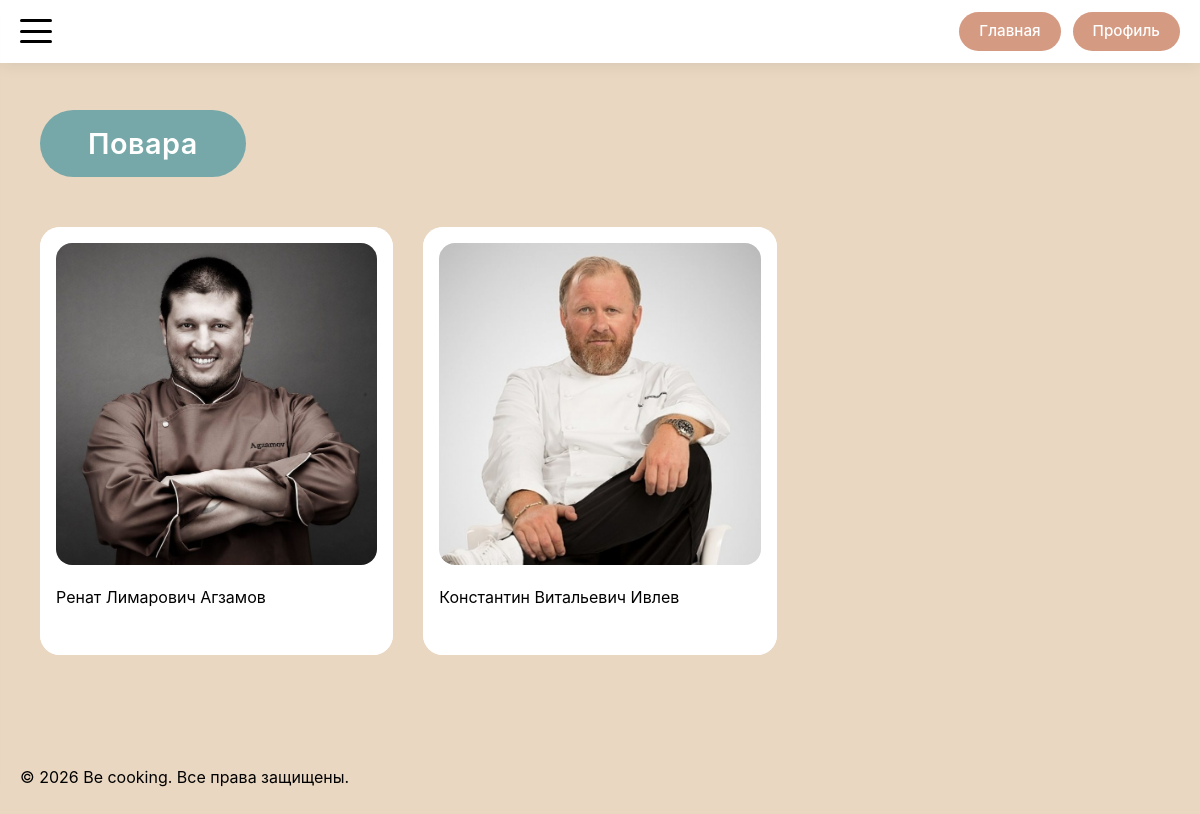
/chefs (signed in), run on the app's committed database.
### models.py (models this page shows)
class Chef(db.Model):
    __tablename__ = 'chef'
    id = db.Column(db.Integer, primary_key=True)
    name = db.Column(db.String(70), nullable=False)
    description = db.Column(db.Text, nullable=False)
    image_url = db.Column(db.String(300))
    tags = db.Column(db.JSON)  # Хранит массив строк: ["итальянская", "французская"]
    created_at = db.Column(db.DateTime, default=datetime.utcnow)
    user_id = db.Column(db.Integer, db.ForeignKey('user.id'), nullable=False)
    ratings = db.relationship('ChefRating', backref='chef', lazy='dynamic', cascade='all, delete-orphan')

### routes/chef_routes.py (the view)
@app.route('/chefs')
def chefs():
    page = request.args.get('page', 1, type=int)
    category = request.args.get('category', type=str)
    per_page = 21
    query = Chef.query.order_by(Chef.created_at.desc())
    if category:
        query = query.filter(Chef.tags.contains(category.lower()))
    pagination = query.paginate(page=page, per_page=per_page, error_out=False)
    adapted_chefs = [adapt_chef_for_template(c) for c in pagination.items]
    return render_template(
        'chefs/chefs.html',
        chefs=adapted_chefs,
        current_page=page,
        has_next=pagination.has_next,
        current_category=category
    )

### app.py (called while the page is built)
@login_manager.user_loader
def load_user(user_id):
    return User.query.get(int(user_id))

@app.context_processor
def inject_enums():
    return dict(UserRoleEnum=UserRoleEnum)

### routes/chef_routes.py (called while the page is built)
def adapt_chef_for_template(chef):
    if chef:
        chef.photo_url = chef.image_url
        chef.bio = chef.description
        avg_rating = db.session.query(func.avg(ChefRating.rating)).filter(ChefRating.chef_id == chef.id).scalar()
        chef.average_rating = round(avg_rating, 1) if avg_rating else 0.0
        chef.average_rating_raw = avg_rating if avg_rating else 0.0  # Для JS с половинками
        chef.ratings_count = chef.ratings.count()
        chef.user_rating = None
        if current_user.is_authenticated:
            existing_rating = chef.ratings.filter_by(user_id=current_user.id).first()
            if existing_rating:
                chef.user_rating = existing_rating.rating
    return chef

### templates/chefs/chefs.html (shortened to what this page needs)
{% extends 'base/base.html' %}
{% block main_class %}gallery-main{% endblock %}
{% block container_class %}gallery-container{% endblock %}
{% block content %}
<div class="gallery-header-wrapper" style="display: flex; justify-content: space-between; align-items: center;">
    <h1 class="gallery-title">Повара</h1>
</div>
<div class="gallery-grid">
    {% for chef in chefs %}
        {% with
            title = chef.name,
            image_url = chef.photo_url,
            detail_endpoint = 'chef_profile',
            item_id = chef.id
        %}
            {% include 'components/_card.html' %}
        {% endwith %}
    {% else %}
        <p>Поваров пока нет, но скоро они появятся!</p>
    {% endfor %}
</div>
{% endblock %}

### templates/components/_card.html (shortened to what this page needs)
{% if detail_endpoint == 'recipe_detail' or  detail_endpoint == 'recipe_manage' %}
<div class="card">
    <a href="{{ url_for(detail_endpoint, recipe_id=item_id) }}"
       class="card-link">
        <div class="card-inner">
            <div class="card-image">
                <img src="{{ recipe.main_image_url if (recipe and recipe.main_image_url) else 'https://placehold.co/400x300' }}"
                     alt="{{ recipe.title if recipe else 'Рецепт' }}">
            </div>
            <div class="card-text">{{ recipe.title if recipe else 'Рецепт' }}</div>
        </div>
    </a>
</div>
{% else %}
<div class="card">
    <a href="{{ url_for(detail_endpoint, chef_id=item_id) }}"
       class="card-link">
        <div class="card-inner">
            <div class="card-image">
                <img src="{{ image_url if image_url else 'https://placehold.co/400x300' }}"
                     alt="{{ title }}">
            </div>
            <div class="card-text">{{ title }}</div>
        </div>
    </a>
</div>
{% endif %}

### data on the page
Chef: image_url (picture), name "Ренат Лимарович Агзамов"
Chef: image_url (picture), name "Константин Витальевич Ивлев"

### other printed values
{{ now.year if now else '2026' }} "2026"
